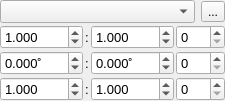
<?xml version="1.0" encoding="UTF-8"?>
<ui version="4.0">
 <class>Interferometry1</class>
 <widget class="QWidget" name="Interferometry1">
  <property name="geometry">
   <rect>
    <x>0</x>
    <y>0</y>
    <width>201</width>
    <height>101</height>
   </rect>
  </property>
  <property name="windowTitle">
   <string>Form</string>
  </property>
  <layout class="QGridLayout" name="gridLayout" rowstretch="0,0,0,0" columnstretch="1,0,1,0">
   <property name="leftMargin">
    <number>0</number>
   </property>
   <property name="topMargin">
    <number>0</number>
   </property>
   <property name="rightMargin">
    <number>0</number>
   </property>
   <property name="bottomMargin">
    <number>0</number>
   </property>
   <property name="spacing">
    <number>2</number>
   </property>
   <item row="2" column="3">
    <widget class="QSpinBox" name="numAngle">
     <property name="font">
      <font>
       <pointsize>10</pointsize>
      </font>
     </property>
     <property name="minimum">
      <number>0</number>
     </property>
     <property name="maximum">
      <number>999</number>
     </property>
     <property name="value">
      <number>0</number>
     </property>
     <property name="neutrinoSave" stdset="0">
      <bool>true</bool>
     </property>
    </widget>
   </item>
   <item row="2" column="2">
    <widget class="QDoubleSpinBox" name="maxAngle">
     <property name="font">
      <font>
       <pointsize>10</pointsize>
      </font>
     </property>
     <property name="suffix">
      <string>˚</string>
     </property>
     <property name="decimals">
      <number>3</number>
     </property>
     <property name="minimum">
      <double>-360.000000000000000</double>
     </property>
     <property name="maximum">
      <double>360.000000000000000</double>
     </property>
     <property name="neutrinoSave" stdset="0">
      <bool>true</bool>
     </property>
    </widget>
   </item>
   <item row="0" column="0" colspan="4">
    <widget class="QWidget" name="widget" native="true">
     <layout class="QHBoxLayout" name="horizontalLayout">
      <property name="leftMargin">
       <number>0</number>
      </property>
      <property name="topMargin">
       <number>0</number>
      </property>
      <property name="rightMargin">
       <number>0</number>
      </property>
      <property name="bottomMargin">
       <number>0</number>
      </property>
      <item>
       <widget class="QComboBox" name="image">
        <property name="font">
         <font>
          <pointsize>10</pointsize>
         </font>
        </property>
        <property name="neutrinoImage" stdset="0">
         <bool>true</bool>
        </property>
       </widget>
      </item>
      <item>
       <widget class="QToolButton" name="doit">
        <property name="text">
         <string>...</string>
        </property>
        <property name="icon">
         <iconset resource="../../../build-neutrino-Qt_6_3_2_6_3_2_temporary-Debug/src/qrc/icons.qrc">
          <normaloff>:/icons/run.png</normaloff>:/icons/run.png</iconset>
        </property>
       </widget>
      </item>
     </layout>
    </widget>
   </item>
   <item row="1" column="0">
    <widget class="QDoubleSpinBox" name="minStretch">
     <property name="font">
      <font>
       <pointsize>10</pointsize>
      </font>
     </property>
     <property name="decimals">
      <number>3</number>
     </property>
     <property name="minimum">
      <double>0.000000000000000</double>
     </property>
     <property name="maximum">
      <double>9999.000000000000000</double>
     </property>
     <property name="singleStep">
      <double>0.100000000000000</double>
     </property>
     <property name="value">
      <double>1.000000000000000</double>
     </property>
     <property name="neutrinoSave" stdset="0">
      <bool>true</bool>
     </property>
    </widget>
   </item>
   <item row="1" column="3">
    <widget class="QSpinBox" name="numStretch">
     <property name="font">
      <font>
       <pointsize>10</pointsize>
      </font>
     </property>
     <property name="minimum">
      <number>0</number>
     </property>
     <property name="maximum">
      <number>999</number>
     </property>
     <property name="value">
      <number>0</number>
     </property>
     <property name="neutrinoSave" stdset="0">
      <bool>true</bool>
     </property>
    </widget>
   </item>
   <item row="2" column="0">
    <widget class="QDoubleSpinBox" name="minAngle">
     <property name="font">
      <font>
       <pointsize>10</pointsize>
      </font>
     </property>
     <property name="suffix">
      <string>˚</string>
     </property>
     <property name="decimals">
      <number>3</number>
     </property>
     <property name="minimum">
      <double>-360.000000000000000</double>
     </property>
     <property name="maximum">
      <double>360.000000000000000</double>
     </property>
     <property name="neutrinoSave" stdset="0">
      <bool>true</bool>
     </property>
    </widget>
   </item>
   <item row="1" column="2">
    <widget class="QDoubleSpinBox" name="maxStretch">
     <property name="font">
      <font>
       <pointsize>10</pointsize>
      </font>
     </property>
     <property name="decimals">
      <number>3</number>
     </property>
     <property name="minimum">
      <double>0.000000000000000</double>
     </property>
     <property name="maximum">
      <double>9999.000000000000000</double>
     </property>
     <property name="singleStep">
      <double>0.100000000000000</double>
     </property>
     <property name="value">
      <double>1.000000000000000</double>
     </property>
     <property name="neutrinoSave" stdset="0">
      <bool>true</bool>
     </property>
    </widget>
   </item>
   <item row="2" column="1">
    <widget class="QLabel" name="label_2">
     <property name="font">
      <font>
       <pointsize>10</pointsize>
      </font>
     </property>
     <property name="text">
      <string>:</string>
     </property>
     <property name="alignment">
      <set>Qt::AlignCenter</set>
     </property>
    </widget>
   </item>
   <item row="1" column="1">
    <widget class="QLabel" name="label">
     <property name="font">
      <font>
       <pointsize>10</pointsize>
      </font>
     </property>
     <property name="text">
      <string>:</string>
     </property>
     <property name="alignment">
      <set>Qt::AlignCenter</set>
     </property>
    </widget>
   </item>
   <item row="3" column="0">
    <widget class="QDoubleSpinBox" name="minThick">
     <property name="font">
      <font>
       <pointsize>10</pointsize>
      </font>
     </property>
     <property name="decimals">
      <number>3</number>
     </property>
     <property name="minimum">
      <double>0.000000000000000</double>
     </property>
     <property name="maximum">
      <double>9999.000000000000000</double>
     </property>
     <property name="singleStep">
      <double>0.100000000000000</double>
     </property>
     <property name="value">
      <double>1.000000000000000</double>
     </property>
     <property name="neutrinoSave" stdset="0">
      <bool>true</bool>
     </property>
    </widget>
   </item>
   <item row="3" column="2">
    <widget class="QDoubleSpinBox" name="maxThick">
     <property name="font">
      <font>
       <pointsize>10</pointsize>
      </font>
     </property>
     <property name="decimals">
      <number>3</number>
     </property>
     <property name="minimum">
      <double>0.000000000000000</double>
     </property>
     <property name="maximum">
      <double>9999.000000000000000</double>
     </property>
     <property name="singleStep">
      <double>0.100000000000000</double>
     </property>
     <property name="value">
      <double>1.000000000000000</double>
     </property>
     <property name="neutrinoSave" stdset="0">
      <bool>true</bool>
     </property>
    </widget>
   </item>
   <item row="3" column="3">
    <widget class="QSpinBox" name="numThick">
     <property name="font">
      <font>
       <pointsize>10</pointsize>
      </font>
     </property>
     <property name="minimum">
      <number>0</number>
     </property>
     <property name="maximum">
      <number>999</number>
     </property>
     <property name="value">
      <number>0</number>
     </property>
     <property name="neutrinoSave" stdset="0">
      <bool>true</bool>
     </property>
    </widget>
   </item>
   <item row="3" column="1">
    <widget class="QLabel" name="label_3">
     <property name="font">
      <font>
       <pointsize>10</pointsize>
      </font>
     </property>
     <property name="text">
      <string>:</string>
     </property>
     <property name="alignment">
      <set>Qt::AlignCenter</set>
     </property>
    </widget>
   </item>
  </layout>
 </widget>
 <tabstops>
  <tabstop>image</tabstop>
  <tabstop>doit</tabstop>
  <tabstop>minStretch</tabstop>
  <tabstop>maxStretch</tabstop>
  <tabstop>numStretch</tabstop>
  <tabstop>minAngle</tabstop>
  <tabstop>maxAngle</tabstop>
  <tabstop>numAngle</tabstop>
  <tabstop>minThick</tabstop>
  <tabstop>maxThick</tabstop>
  <tabstop>numThick</tabstop>
 </tabstops>
 <resources>
  <include location="../../../build-neutrino-Qt_6_3_2_6_3_2_temporary-Debug/src/qrc/icons.qrc"/>
 </resources>
 <connections/>
</ui>
